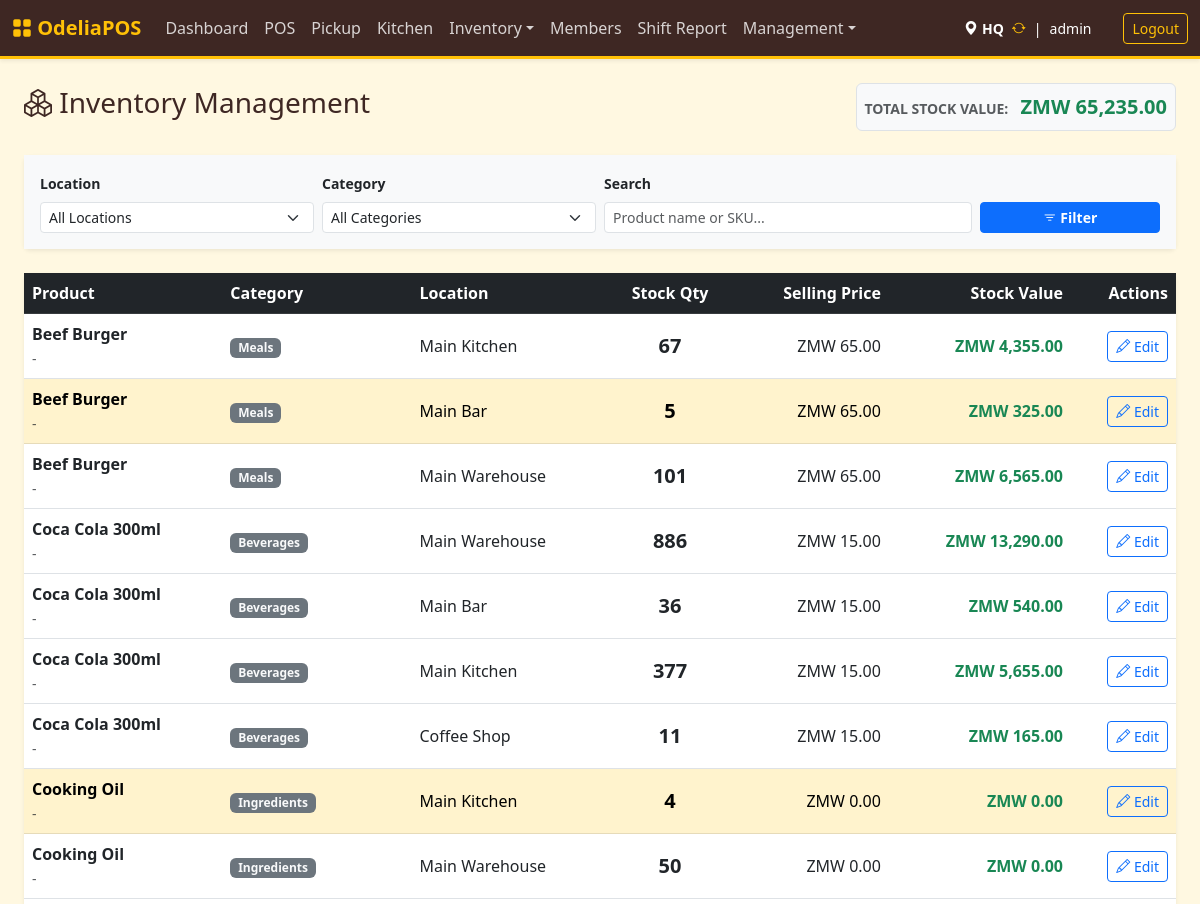
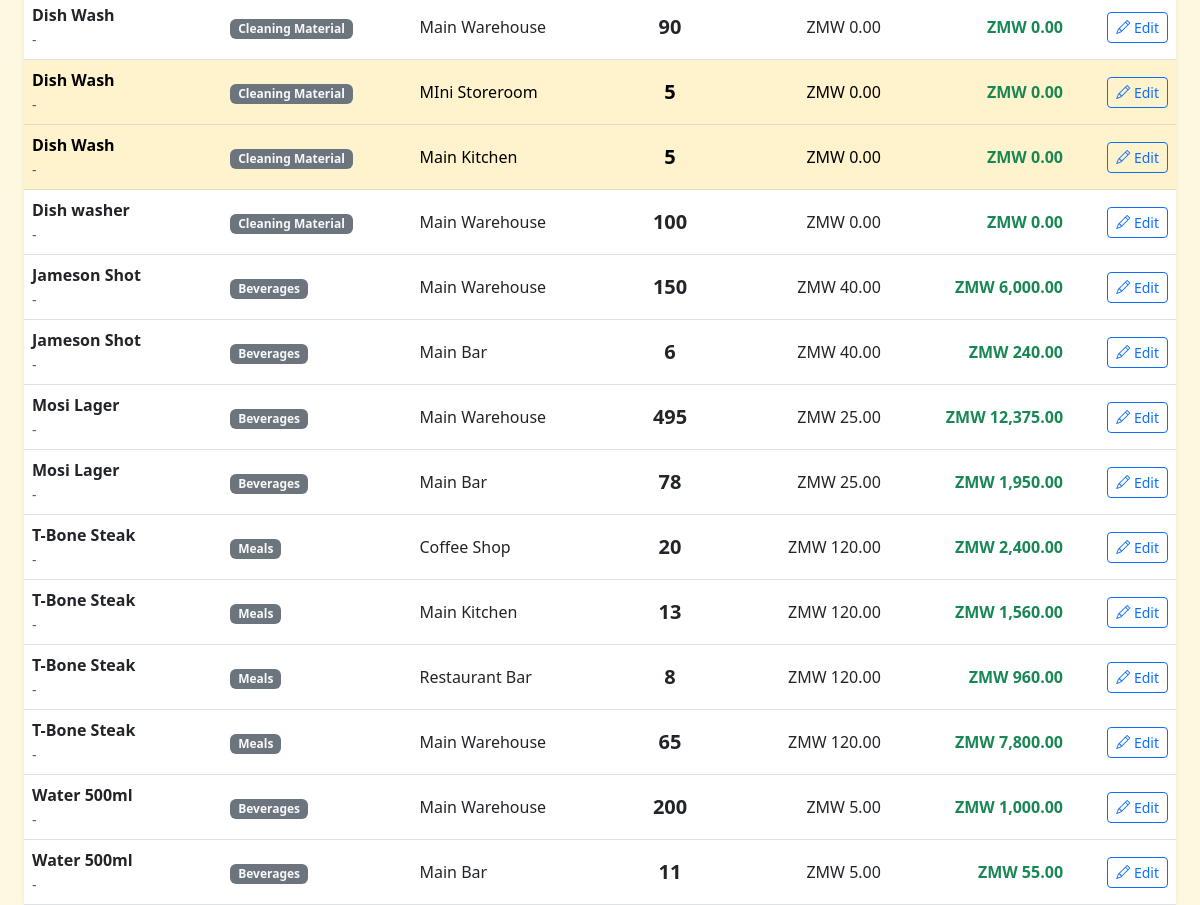
/index.php?page=inventory (signed in), run on the app's committed database (2 pictures, top to bottom).
### tables this page shows
CREATE TABLE `inventory` (
  `id` int NOT NULL AUTO_INCREMENT,
  `product_id` int NOT NULL,
  `location_id` int NOT NULL,
  `quantity` int DEFAULT '0',
  `updated_at` timestamp NULL DEFAULT CURRENT_TIMESTAMP ON UPDATE CURRENT_TIMESTAMP,
  PRIMARY KEY (`id`),
  UNIQUE KEY `unique_stock` (`product_id`,`location_id`),
  KEY `location_id` (`location_id`),
  CONSTRAINT `inventory_ibfk_1` FOREIGN KEY (`product_id`) REFERENCES `products` (`id`) ON DELETE CASCADE,
  CONSTRAINT `inventory_ibfk_2` FOREIGN KEY (`location_id`) REFERENCES `locations` (`id`) ON DELETE CASCADE
);

CREATE TABLE `products` (
  `id` int NOT NULL AUTO_INCREMENT,
  `name` varchar(100) NOT NULL,
  `sku` varchar(50) DEFAULT NULL,
  `price` decimal(10,2) DEFAULT '0.00',
  `cost_price` decimal(10,2) DEFAULT '0.00',
  `unit` varchar(20) DEFAULT 'unit',
  `category_id` int DEFAULT NULL,
  `is_active` tinyint(1) DEFAULT '1',
  `type` enum('item','service') DEFAULT 'item',
  `is_open_price` tinyint(1) DEFAULT '0',
  PRIMARY KEY (`id`),
  UNIQUE KEY `sku` (`sku`),
  KEY `category_id` (`category_id`),
  CONSTRAINT `products_ibfk_1` FOREIGN KEY (`category_id`) REFERENCES `categories` (`id`) ON DELETE SET NULL
);

CREATE TABLE `categories` (
  `id` int NOT NULL AUTO_INCREMENT,
  `name` varchar(50) NOT NULL,
  `description` varchar(255) DEFAULT NULL,
  `type` enum('food','drink','meal','ingredients','other') NOT NULL DEFAULT 'other',
  PRIMARY KEY (`id`),
  UNIQUE KEY `name` (`name`)
);

CREATE TABLE `locations` (
  `id` int NOT NULL AUTO_INCREMENT,
  `name` varchar(50) NOT NULL,
  `type` enum('store','kitchen','bar','warehouse') NOT NULL DEFAULT 'store',
  `can_sell` tinyint(1) DEFAULT '1',
  `can_receive_from_vendor` tinyint(1) DEFAULT '0',
  `address` text,
  `phone` varchar(50) DEFAULT '555-0000',
  PRIMARY KEY (`id`)
);

### src/inventory.php (called while the page is built, shortened)
<?php
$search = $_GET['search'] ?? '';
$sql = "SELECT i.id as inventory_id, i.quantity, i.location_id,
               p.id as product_id, p.name as product_name, p.sku, p.price, p.unit,
               c.name as category_name,
               l.name as location_name,
               (i.quantity * p.price) as stock_value
        FROM inventory i
        JOIN products p ON i.product_id = p.id
        JOIN locations l ON i.location_id = l.id
        LEFT JOIN categories c ON p.category_id = c.id
        WHERE 1=1";
$params = [];
$sql .= " ORDER BY p.name ASC";
$stmt = $pdo->prepare($sql);
$stmt->execute($params);
$inventory = $stmt->fetchAll();
$totalValue = 0;
foreach ($inventory as $item) $totalValue += $item['stock_value'];
?>

### templates/inventory.php (the view, shortened to what this page needs)
<div class="d-flex justify-content-between align-items-center mb-4">
    <h3><i class="bi bi-boxes"></i> Inventory Management</h3>
    <div class="bg-light p-2 rounded border">
        <span class="text-muted small fw-bold text-uppercase me-2">Total Stock Value:</span>
        <span class="fs-5 fw-bold text-success">ZMW <?= number_format($totalValue, 2) ?></span>
    </div>
</div>
<div class="card shadow-sm border-0 mb-4">
    <div class="card-body bg-light">
        <form method="GET" class="row g-2 align-items-end">
            <div class="col-md-3">
                <label class="form-label small fw-bold">Location</label>
                <select name="location_id" class="form-select form-select-sm">
                    <option value="">All Locations</option>
                </select>
            </div>
            <div class="col-md-3">
                <label class="form-label small fw-bold">Category</label>
                <select name="category_id" class="form-select form-select-sm">
                    <option value="">All Categories</option>
                </select>
            </div>
            <div class="col-md-4">
                <label class="form-label small fw-bold">Search</label>
                <input type="text" name="search" class="form-control form-control-sm" placeholder="Product name or SKU..." value="<?= htmlspecialchars($search) ?>">
            </div>
            <div class="col-md-2">
                <button type="submit" class="btn btn-primary btn-sm w-100 fw-bold"><i class="bi bi-filter"></i> Filter</button>
            </div>
        </form>
    </div>
</div>
<div class="card shadow-sm border-0">
    <div class="card-body p-0">
        <div class="table-responsive">
            <table class="table table-hover align-middle mb-0">
                <thead class="table-dark">
                    <tr>
                        <th>Product</th>
                        <th>Category</th>
                        <th>Location</th>
                        <th class="text-center">Stock Qty</th>
                        <th class="text-end">Selling Price</th>
                        <th class="text-end">Stock Value</th>
                        <th class="text-end">Actions</th>
                    </tr>
                </thead>
                <tbody>
                    <?php foreach ($inventory as $item): ?>
                    <tr class="<?= ($item['quantity'] <= 5) ? 'table-warning' : '' ?>">
                        <td>
                            <div class="fw-bold"><?= htmlspecialchars($item['product_name']) ?></div>
                            <small class="text-muted"><?= htmlspecialchars($item['sku'] ?? '-') ?></small>
                        </td>
                        <td><span class="badge bg-secondary text-light"><?= htmlspecialchars($item['category_name'] ?? 'Uncategorized') ?></span></td>
                        <td><?= htmlspecialchars($item['location_name']) ?></td>
                        <td class="text-center fw-bold fs-5"><?= number_format($item['quantity'], 0) ?></td>
                        <td class="text-end">ZMW <?= number_format($item['price'], 2) ?></td>
                        <td class="text-end fw-bold text-success">ZMW <?= number_format($item['stock_value'], 2) ?></td>
                        <td class="text-end">
                            <button class="btn btn-sm btn-outline-primary"
                                    data-bs-toggle="modal"
                                    data-bs-target="#editProductModal"
                                    onclick="populateEdit(
                                        '<?= $item['inventory_id'] ?>',
                                        '<?= addslashes($item['product_name']) ?>',
                                        '<?= $item['quantity'] ?>',
                                        '<?= $item['price'] ?>',
                                        '<?= htmlspecialchars($item['location_name']) ?>'
                                    )">
                                <i class="bi bi-pencil"></i> Edit
                            </button>
                        </td>
                    </tr>
                    <?php endforeach; ?>
                </tbody>
            </table>
        </div>
    </div>
</div>

### templates/header.php (style rules this page uses)
:root { --theme-brown: #3e2723; --theme-gold: #ffc107; --theme-gold-dark: #d39e00; --theme-orange: #fd7e14; --theme-bg: #fff8e1; }
body { background-color: var(--theme-bg); color: var(--theme-brown); }

### data on the page
inventory: product.name "Beef Burger", product.sku "-", categories.name "Meals", location.name "Main Kitchen", quantity "67", product.price "65.00", stock_value "4,355.00"
inventory: product.name "Beef Burger", product.sku "-", categories.name "Meals", location.name "Main Bar", quantity "5", product.price "65.00", stock_value "325.00"
inventory: product.name "Beef Burger", product.sku "-", categories.name "Meals", location.name "Main Warehouse", quantity "101", product.price "65.00", stock_value "6,565.00"
inventory: product.name "Coca Cola 300ml", product.sku "-", categories.name "Beverages", location.name "Main Warehouse", quantity "886", product.price "15.00", stock_value "13,290.00"
inventory: product.name "Coca Cola 300ml", product.sku "-", categories.name "Beverages", location.name "Main Bar", quantity "36", product.price "15.00", stock_value "540.00"
inventory: product.name "Coca Cola 300ml", product.sku "-", categories.name "Beverages", location.name "Main Kitchen", quantity "377", product.price "15.00", stock_value "5,655.00"
inventory: product.name "Coca Cola 300ml", product.sku "-", categories.name "Beverages", location.name "Coffee Shop", quantity "11", product.price "15.00", stock_value "165.00"
inventory: product.name "Cooking Oil", product.sku "-", categories.name "Ingredients", location.name "Main Kitchen", quantity "4", product.price "0.00", stock_value "0.00"
inventory: product.name "Cooking Oil", product.sku "-", categories.name "Ingredients", location.name "Main Warehouse", quantity "50", product.price "0.00", stock_value "0.00"
inventory: product.name "Dish Wash", product.sku "-", categories.name "Cleaning Material", location.name "Main Warehouse", quantity "90", product.price "0.00", stock_value "0.00"
inventory: product.name "Dish Wash", product.sku "-", categories.name "Cleaning Material", location.name "MIni Storeroom", quantity "5", product.price "0.00", stock_value "0.00"
inventory: product.name "Dish Wash", product.sku "-", categories.name "Cleaning Material", location.name "Main Kitchen", quantity "5", product.price "0.00", stock_value "0.00"
inventory: product.name "Dish washer", product.sku "-", categories.name "Cleaning Material", location.name "Main Warehouse", quantity "100", product.price "0.00", stock_value "0.00"
inventory: product.name "Jameson Shot", product.sku "-", categories.name "Beverages", location.name "Main Warehouse", quantity "150", product.price "40.00", stock_value "6,000.00"
inventory: product.name "Jameson Shot", product.sku "-", categories.name "Beverages", location.name "Main Bar", quantity "6", product.price "40.00", stock_value "240.00"
inventory: product.name "Mosi Lager", product.sku "-", categories.name "Beverages", location.name "Main Warehouse", quantity "495", product.price "25.00", stock_value "12,375.00"
inventory: product.name "Mosi Lager", product.sku "-", categories.name "Beverages", location.name "Main Bar", quantity "78", product.price "25.00", stock_value "1,950.00"
inventory: product.name "T-Bone Steak", product.sku "-", categories.name "Meals", location.name "Coffee Shop", quantity "20", product.price "120.00", stock_value "2,400.00"
inventory: product.name "T-Bone Steak", product.sku "-", categories.name "Meals", location.name "Main Kitchen", quantity "13", product.price "120.00", stock_value "1,560.00"
inventory: product.name "T-Bone Steak", product.sku "-", categories.name "Meals", location.name "Restaurant Bar", quantity "8", product.price "120.00", stock_value "960.00"
inventory: product.name "T-Bone Steak", product.sku "-", categories.name "Meals", location.name "Main Warehouse", quantity "65", product.price "120.00", stock_value "7,800.00"
inventory: product.name "Water 500ml", product.sku "-", categories.name "Beverages", location.name "Main Warehouse", quantity "200", product.price "5.00", stock_value "1,000.00"
inventory: product.name "Water 500ml", product.sku "-", categories.name "Beverages", location.name "Main Bar", quantity "11", product.price "5.00", stock_value "55.00"

### other printed values
$_SESSION['location_name'] "HQ"
$_SESSION['username'] "admin"
$totalValue "65,235.00"
